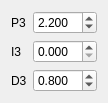
                 <widget class="QWidget" name="gridLayoutWidget_25">
                  <property name="geometry">
                   <rect>
                    <x>260</x>
                    <y>190</y>
                    <width>101</width>
                    <height>89</height>
                   </rect>
                  </property>
                  <layout class="QGridLayout" name="gridLayout_32">
                   <item row="1" column="0">
                    <widget class="QLabel" name="label_168">
                     <property name="font">
                      <font>
                       <pointsize>9</pointsize>
                       <weight>50</weight>
                       <italic>false</italic>
                       <bold>false</bold>
                      </font>
                     </property>
                     <property name="text">
                      <string>I3</string>
                     </property>
                    </widget>
                   </item>
                   <item row="2" column="0">
                    <widget class="QLabel" name="label_169">
                     <property name="font">
                      <font>
                       <pointsize>9</pointsize>
                       <weight>50</weight>
                       <italic>false</italic>
                       <bold>false</bold>
                      </font>
                     </property>
                     <property name="text">
                      <string>D3</string>
                     </property>
                    </widget>
                   </item>
                   <item row="0" column="0">
                    <widget class="QLabel" name="label_171">
                     <property name="font">
                      <font>
                       <pointsize>9</pointsize>
                       <weight>50</weight>
                       <italic>false</italic>
                       <bold>false</bold>
                      </font>
                     </property>
                     <property name="text">
                      <string>P3</string>
                     </property>
                    </widget>
                   </item>
                   <item row="2" column="1">
                    <widget class="QDoubleSpinBox" name="doubleSpinBoxD3Misi_2">
                     <property name="font">
                      <font>
                       <pointsize>9</pointsize>
                       <weight>50</weight>
                       <italic>false</italic>
                       <bold>false</bold>
                      </font>
                     </property>
                     <property name="decimals">
                      <number>3</number>
                     </property>
                     <property name="singleStep">
                      <double>0.100000000000000</double>
                     </property>
                     <property name="value">
                      <double>0.800000000000000</double>
                     </property>
                    </widget>
                   </item>
                   <item row="0" column="1">
                    <widget class="QDoubleSpinBox" name="doubleSpinBoxP3Misi_2">
                     <property name="font">
                      <font>
                       <pointsize>9</pointsize>
                       <weight>50</weight>
                       <italic>false</italic>
                       <bold>false</bold>
                      </font>
                     </property>
                     <property name="decimals">
                      <number>3</number>
                     </property>
                     <property name="singleStep">
                      <double>0.200000000000000</double>
                     </property>
                     <property name="value">
                      <double>2.200000000000000</double>
                     </property>
                    </widget>
                   </item>
                   <item row="1" column="1">
                    <widget class="QDoubleSpinBox" name="doubleSpinBoxI3Misi_2">
                     <property name="font">
                      <font>
                       <pointsize>9</pointsize>
                       <weight>50</weight>
                       <italic>false</italic>
                       <bold>false</bold>
                      </font>
                     </property>
                     <property name="decimals">
                      <number>3</number>
                     </property>
                     <property name="singleStep">
                      <double>0.100000000000000</double>
                     </property>
                    </widget>
                   </item>
                  </layout>
                 </widget>
